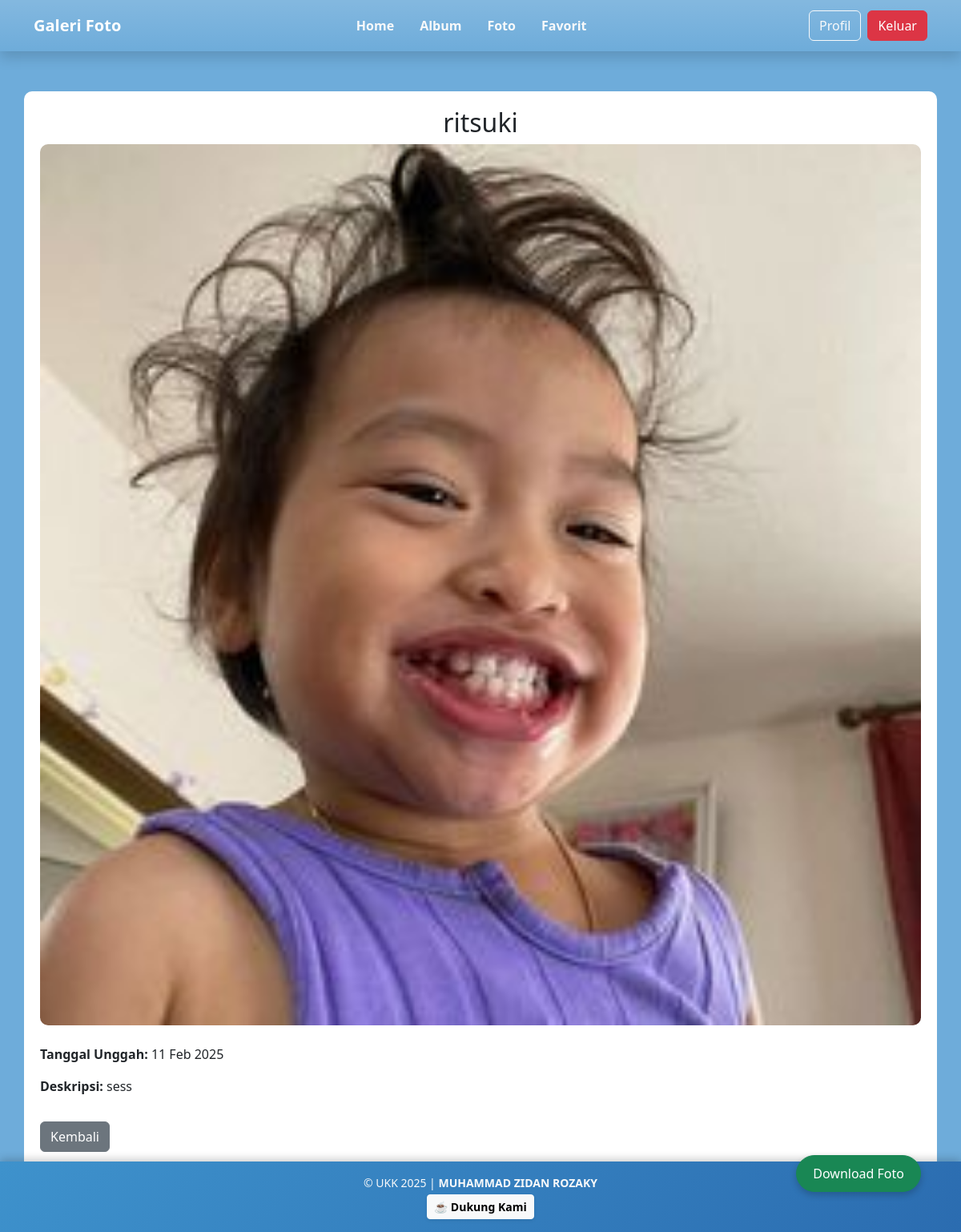
The app's page /admin/detail_foto.php?id=7 (signed in) with its own data.
### tables this page shows
CREATE TABLE `foto` (
  `fotoid` int(11) NOT NULL,
  `judulfoto` varchar(100) NOT NULL,
  `deskripsifoto` text NOT NULL,
  `tanggalunggah` date NOT NULL,
  `lokasifile` varchar(255) NOT NULL,
  `albumid` int(11) NOT NULL,
  `userid` int(11) NOT NULL
);

### admin/detail_foto.php (the view, shortened to what this page needs)
<?php
include '../config/koneksi.php';
if (isset($_GET['id'])) {
    $fotoid = $_GET['id'];
    $query = mysqli_query($koneksi, "SELECT * FROM foto WHERE fotoid='$fotoid'");
    $foto = mysqli_fetch_assoc($query);
} else {
    echo "<script>
    alert('ID Foto tidak valid!');
    location.href='home.php';
    </script>";
    exit;
}
?>
<!DOCTYPE html>
<html lang="en">
<head>
    <link rel="stylesheet" href="../assets/css/bootstrap.min.css">
</head>
<body>
<nav class="navbar navbar-expand-lg navbar-dark bg-gradient shadow">
    <div class="container">
        <a class="navbar-brand fw-bold" href="index.php">
            <i class="fas fa-camera-retro"></i> Galeri Foto
        </a>
        <div class="collapse navbar-collapse" id="navbarNav">
            <ul class="navbar-nav mx-auto">
                <li class="nav-item">
                    <a class="nav-link text-light fw-semibold px-3" href="home.php">Home</a>
                </li>
                <li class="nav-item">
                    <a class="nav-link text-light fw-semibold px-3" href="album.php">Album</a>
                </li>
                <li class="nav-item">
                    <a class="nav-link text-light fw-semibold px-3" href="foto.php">Foto</a>
                </li>
                <li class="nav-item">
                    <a class="nav-link text-light fw-semibold px-3 active" href="favorit.php">
                        <i class="fas fa-heart text-danger"></i> Favorit
                    </a>
                </li>
            </ul>
            <div class="d-flex">
                <a href="profil.php" class="btn btn-outline-light me-2">
                    <i class="fas fa-user"></i> Profil
                </a>
                <a href="../config/aksi_logout.php" class="btn btn-danger" id="logout-btn">
                    <i class="fas fa-sign-out-alt"></i> Keluar
                </a>
            </div>
        </div>
    </div>
</nav>
<div class="container detail-container">
    <h2 class="text-center"><?php echo htmlspecialchars($foto['judulfoto']); ?></h2>
    <img src="../assets/img/<?php echo $foto['lokasifile']; ?>" class="detail-image" alt="<?php echo htmlspecialchars($foto['judulfoto']); ?>">
    <div class="mt-4">
        <p><strong>Tanggal Unggah:</strong> <?php echo date('d M Y', strtotime($foto['tanggalunggah'])); ?></p>
        <p><strong>Deskripsi:</strong> <?php echo nl2br(htmlspecialchars($foto['deskripsifoto'])); ?></p>
    </div>
    <a href="index.php" class="btn btn-secondary mt-3">Kembali</a>
</div>
<a href="../assets/img/<?php echo $foto['lokasifile']; ?>" download="<?php echo htmlspecialchars($foto['judulfoto']); ?>"
   class="btn btn-success download-btn">
    Download Foto
</a>
<footer class="footer mt-4 py-3">
    <div class="container text-center">
        <p class="mb-1 text-light">&copy; UKK 2025 | <strong>MUHAMMAD ZIDAN ROZAKY</strong></p>
        <a href="https://trakteer.id/akize" target="_blank" class="btn btn-light btn-sm shadow-sm">
            ☕ Dukung Kami
        </a>
    </div>
</footer>
</body>
</html>

### admin/detail_foto.php (style rules this page uses)
body { background-color: #6EACDA; }
.detail-container { margin-top: 50px; background-color: #fff; padding: 20px; border-radius: 10px; }
.detail-image { width: 100%; height: auto; border-radius: 10px; }
.download-btn { position: fixed; bottom: 50px; right: 50px; padding: 10px 20px; border-radius: 50px; box-shadow: 0 4px 8px rgba(0, 0, 0, 0.2); z-index: 1000; }
.navbar { background: linear-gradient(135deg, #6EACDA, #3E92CC); padding: 12px 0; }
.nav-link { transition: 0.3s; }
.btn { transition: all 0.3s ease-in-out; }
.detail-container { margin-top: 50px; background-color: #fff; padding: 20px; border-radius: 10px; padding-bottom: 100px; }
.footer { background: linear-gradient(135deg, #3E92CC, #2B6CB0); color: white; font-size: 14px; text-align: center; position: fixed; bottom: 0; width: 100%; box-shadow: 0 -3px 10px rgba(0, 0, 0, 0.2); }
.footer a { text-decoration: none; font-weight: bold; transition: all 0.3s ease; }

### records on screen
foto: judulfoto "ritsuki", lokasifile+judulfoto (picture), tanggalunggah "11 Feb 2025", deskripsifoto "sess"
